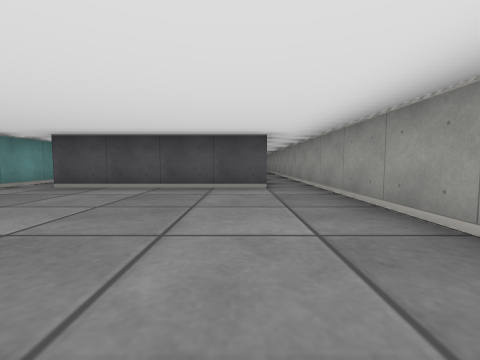
View 1 (above)

19 first-person views from a walk through a cub3D ray-caster map. The camera is about half as high as the walls, tilts 4° down and sees 90° across. The floor is counted in squares. Each view is taken from the middle of a square. On the plan, view 1 faces up. The plan holds only what a view shows up to about 9 squares ahead; the rest is blank.

View 2
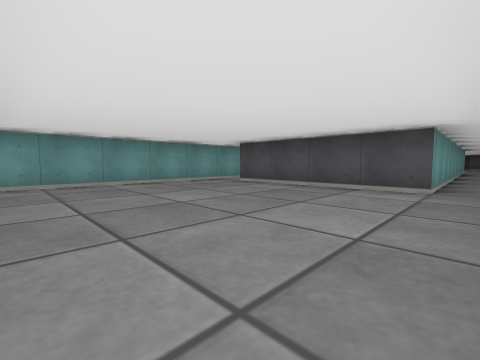

View 3
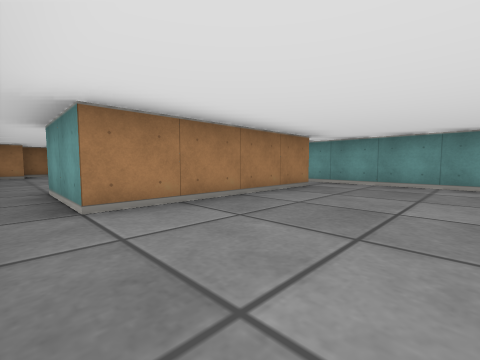

View 4
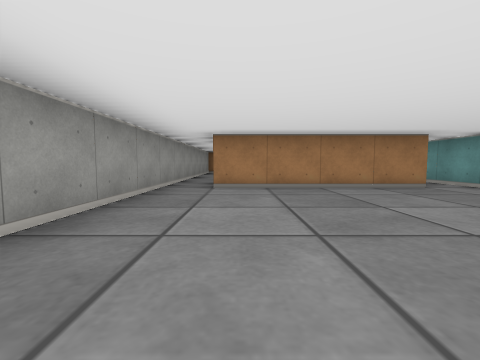

View 5
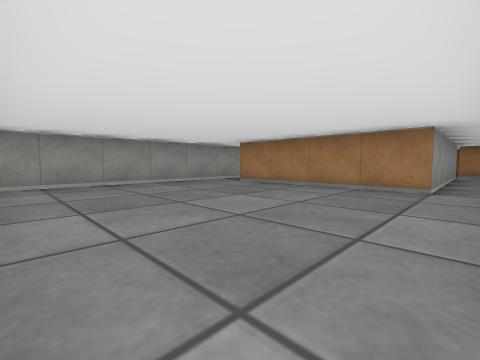

View 6
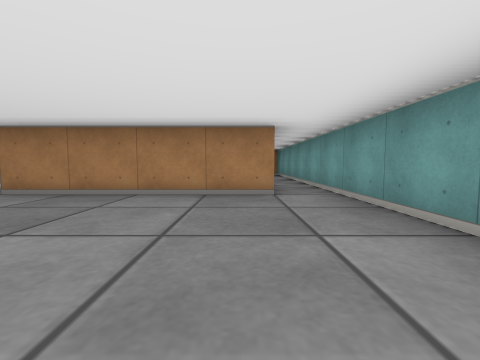

View 7
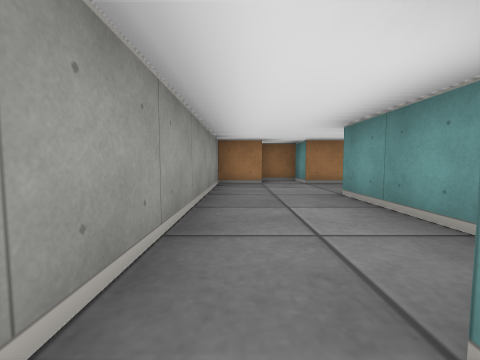

View 8
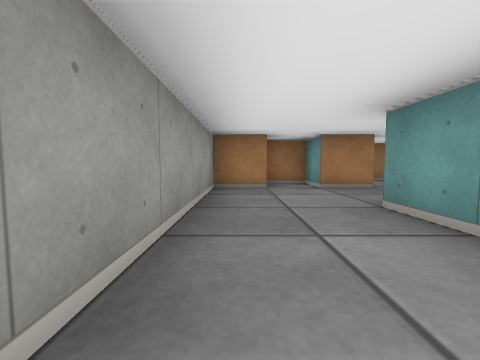

View 9
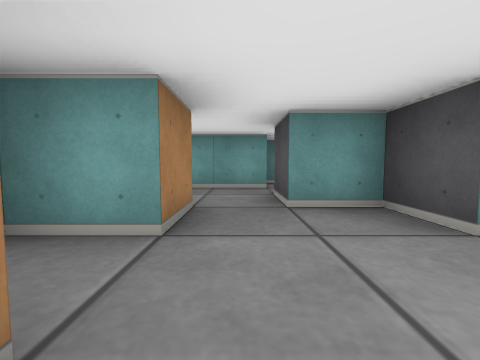

View 10
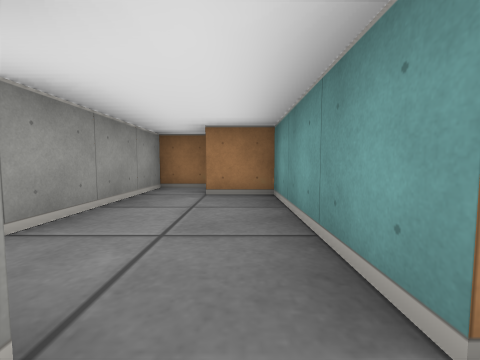

View 11
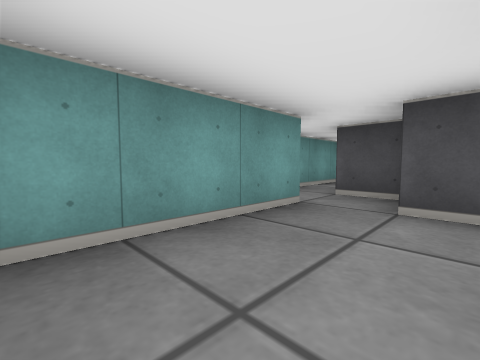

View 12
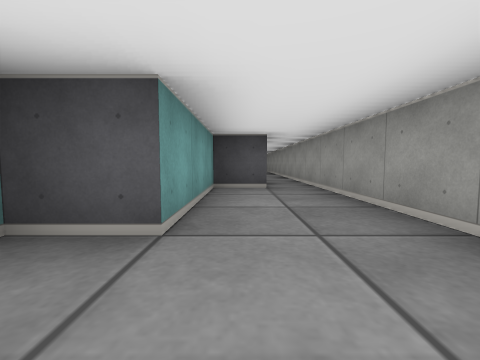

View 13
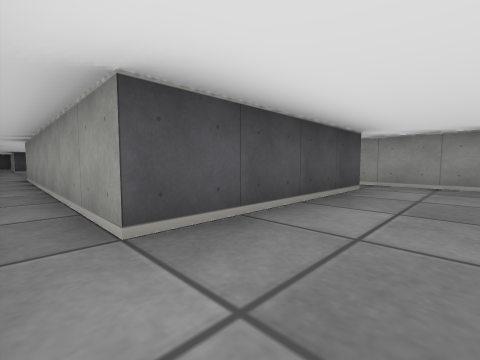

View 14
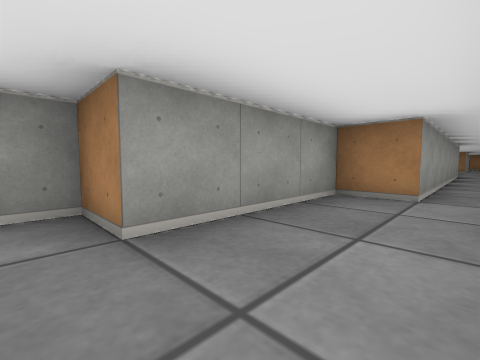

View 15
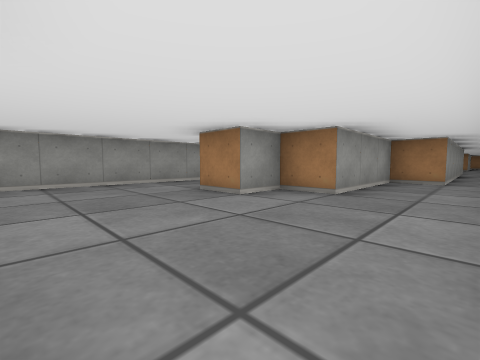

View 16
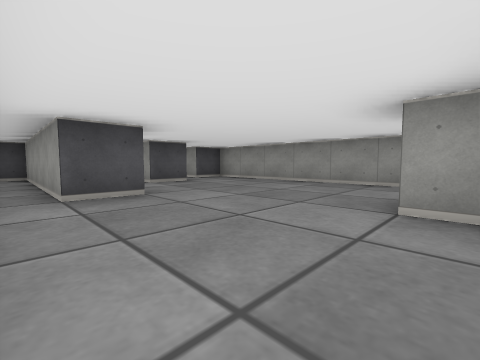

View 17
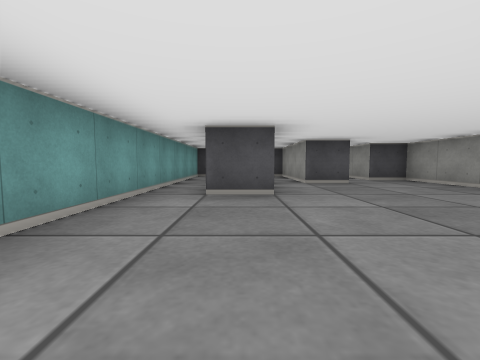

View 18
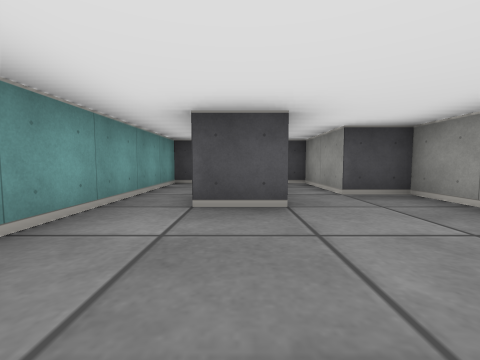

View 19
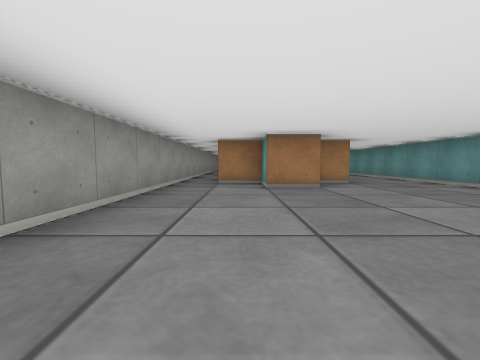

### Floor plan
Points are (right, up) in squares from view 1. A wall is a line through its corners. A room is listed if a view was taken in it or the views show most of it. See-through windows are left out.
Room 1 (views 1, 2, 3, 4, 5, 6, 7, 13)
walls: (-4.5, 4.4) (-4.5, -5.4); (0.5, 4.5) (-3.5, 4.5); (1.5, -2.5) (1.5, 4.5); (-3.5, -5.5) (-3.5, -0.5) (0.5, -0.5) (0.5, -2.5)
ways out: opening at (1, -3) to room 2; opening at (-4, -5) to room 3; opening at (-4, 5) to room 4; opening at (1, 5) to room 4
Room 2 (views 8, 9, 12)
walls: (0.4, -7.5) (1.5, -7.5) (1.5, -2.5); (0.5, -2.5) (-0.5, -2.5) (-0.5, -5.5) (-1.5, -5.5) (-1.5, -6.5); (-1.5, -7.5) (-0.5, -7.5) (-0.5, -8.5) (0.5, -8.5)
ways out: opening at (1, -3) to room 1; opening at (-1, -7) to room 3
Room 3 (views 10, 11)
walls: (-4, -6.5) (-3.5, -6.5) (-3.5, -9.5) (-2.5, -9.5); (-1.5, -6.5) (-2.5, -6.5); (-2.6, -5.5) (-3.5, -5.5); (-2.4, -10.5) (-1.5, -10.5) (-1.5, -7.5); (-4.5, -5.4) (-4.5, -6.4)
ways out: opening at (-4, -5) to room 1; opening at (-1, -7) to room 2
Room 4 (views 14, 15, 16, 17, 18, 19)
walls: (-2.4, 18.5) (-3.5, 18.5) (-3.5, 23.5) (-4.5, 23.5) (-4.5, 10.9); (0.5, 12.1) (0.5, 4.5); (-0.4, 20.5) (-1.5, 20.5) (-1.5, 23.5) (-2.5, 23.5) (-2.5, 19.4); (1.5, 11.1) (1.5, 21.5) (0.5, 21.5) (0.5, 23.5) (0, 23.5); (-4.5, 5.9) (-4.5, 4.4); (-3.5, 4.5) (-3.5, 11.5) (-2.5, 11.5) (-2.5, 14.5) (-1.5, 14.5) (-1.5, 15.5) (-0.5, 15.5) (-0.5, 14.5) (0.5, 14.5); (1.5, 4.5) (1.5, 9)
ways out: opening at (-4, 5) to room 1; opening at (1, 5) to room 1

Where each view was taken, in squares from view 1:
view 1: 0 up, 0 right, facing up
view 2: 0 up, 1 right, facing up-left
view 3: 2 up, 1 right, facing down-left
view 4: 4 up, 0 right, facing down
view 5: 4 up, 4 left, facing down-right
view 6: 3 up, 3 left, facing down
view 7: 2 down, 1 right, facing down
view 8: 3 down, 1 right, facing down
view 9: 7 down, 1 right, facing left
view 10: 6 down, 3 left, facing down
view 11: 9 down, 2 left, facing up-left
view 12: 7 down, 0 right, facing up
view 13: 3 up, 4 left, facing up-right
view 14: 15 up, 4 left, facing down-right
view 15: 18 up, 4 left, facing down-right
view 16: 15 up, 4 left, facing up-right
view 17: 15 up, 3 left, facing up
view 18: 18 up, 1 left, facing up
view 19: 20 up, 0 right, facing down
